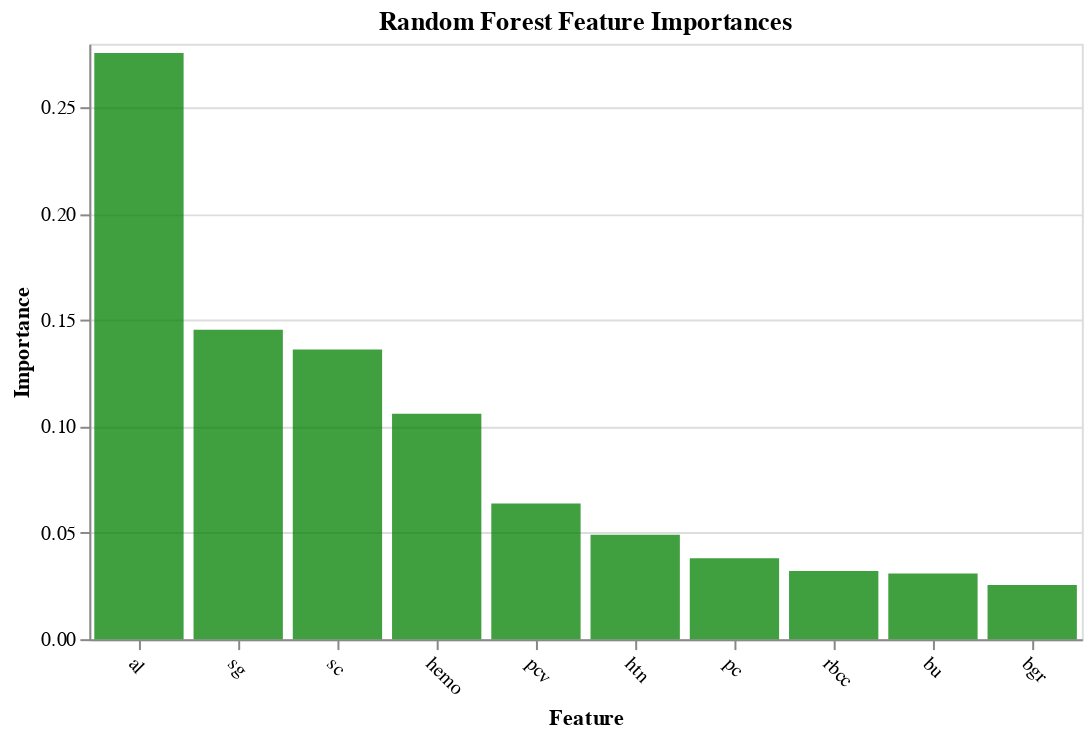

The notebook cell saved with this chart:
### Code cell
def plot_imp(best_features, scores, method_name, color):
    
    df = pd.DataFrame({'features': best_features, 
                       'importances': scores})
    
    chart = alt.Chart(df, 
                      width=500, 
                      title=method_name + ' Feature Importances'
                     ).mark_bar(opacity=0.75, 
                                color=color).encode(
        alt.X('features', title='Feature', sort=None, axis=alt.AxisConfig(labelAngle=45)),
        alt.Y('importances', title='Importance')
    )
    
    return chart

plot_imp(best_features_rfi, feature_importances_rfi, 'Random Forest', 'green')

### Figure 1 — Vega-Lite specification as saved in the notebook (floating-point values rounded to 4 significant figures)
{"config": {"view": {"continuousWidth": 400, "continuousHeight": 300}}, "data": {"name": "data-ce0de804646c83f42a5959a7b6fde562"}, "mark": {"type": "bar", "color": "green", "opacity": 0.75}, "encoding": {"x": {"type": "nominal", "axis": {"labelAngle": 45}, "field": "features", "sort": null, "title": "Feature"}, "y": {"type": "quantitative", "field": "importances", "title": "Importance"}}, "title": "Random Forest Feature Importances", "width": 500, "$schema": "https://vega.github.io/schema/vega-lite/v4.8.1.json", "datasets": {"data-ce0de804646c83f42a5959a7b6fde562": [{"features": "al", "importances": 0.2756}, {"features": "sg", "importances": 0.1454}, {"features": "sc", "importances": 0.1362}, {"features": "hemo", "importances": 0.106}, {"features": "pcv", "importances": 0.06376}, {"features": "htn", "importances": 0.04913}, {"features": "pc", "importances": 0.03804}, {"features": "rbcc", "importances": 0.03211}, {"features": "bu", "importances": 0.03089}, {"features": "bgr", "importances": 0.02545}]}}
